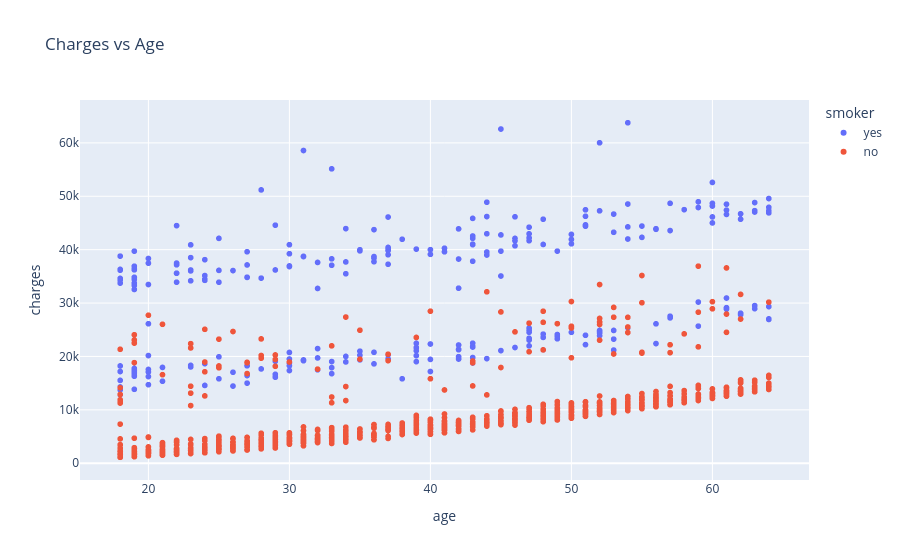

The notebook cell saved with this chart:
### Markdown cell above
## Scatter: Charges vs Age

### Code cell
px.scatter(df, x="age", y="charges", color="smoker",
           title="Charges vs Age").show()

### Figure 1 — Plotly figure (JSON) as saved in the notebook; plotly's stock layout.template omitted (floating-point values rounded to 4 significant figures; data arrays with more than 128 entries replaced by an {"elided": "..."} marker saying what was removed)
{"data": [{"hovertemplate": "smoker=yes<br>age=%{x}<br>charges=%{y}<extra></extra>", "legendgroup": "yes", "marker": {"color": "#636efa", "symbol": "circle"}, "mode": "markers", "name": "yes", "showlegend": true, "type": "scattergl", "x": {"elided": "274 int values"}, "xaxis": "x", "y": {"elided": "274 float values"}, "yaxis": "y"}, {"hovertemplate": "smoker=no<br>age=%{x}<br>charges=%{y}<extra></extra>", "legendgroup": "no", "marker": {"color": "#EF553B", "symbol": "circle"}, "mode": "markers", "name": "no", "showlegend": true, "type": "scattergl", "x": {"elided": "1063 int values"}, "xaxis": "x", "y": {"elided": "1063 float values"}, "yaxis": "y"}], "layout": {"legend": {"title": {"text": "smoker"}, "tracegroupgap": 0}, "title": {"text": "Charges vs Age"}, "xaxis": {"anchor": "y", "domain": [0, 1], "title": {"text": "age"}}, "yaxis": {"anchor": "x", "domain": [0, 1], "title": {"text": "charges"}}}}
